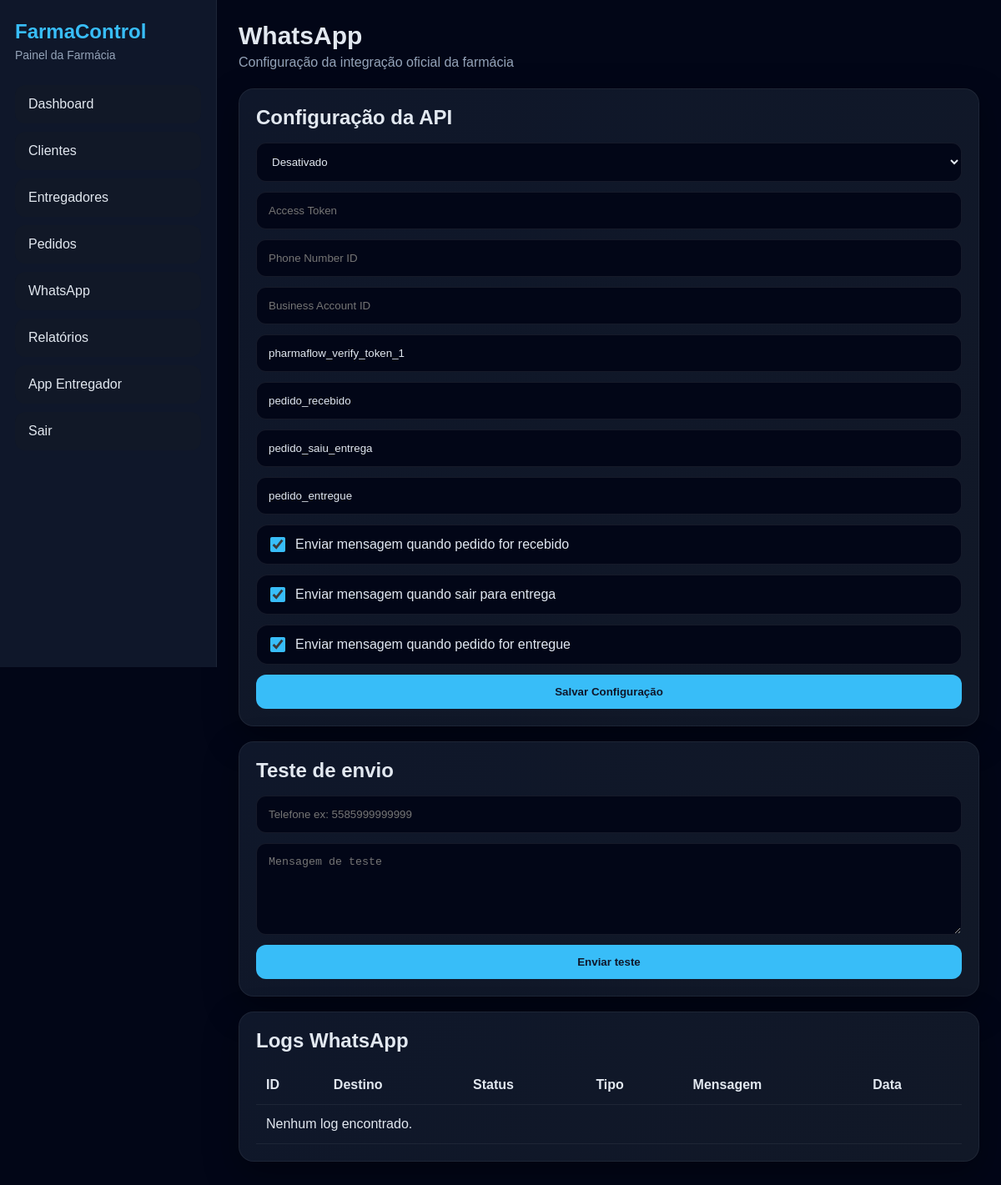
Screenshot of /whatsapp/config (signed in) with the database file from the repository.
### models.py (models this page shows)
class WhatsAppConfig(db.Model):
    __tablename__ = "whatsapp_config"
    id = db.Column(db.Integer, primary_key=True)
    farmacia_id = db.Column(db.Integer, db.ForeignKey("farmacias.id"), nullable=False, unique=True)
    ativo = db.Column(db.Boolean, default=False)
    access_token = db.Column(db.Text, nullable=True)
    phone_number_id = db.Column(db.String(100), nullable=True)
    business_account_id = db.Column(db.String(100), nullable=True)
    verify_token = db.Column(db.String(150), nullable=True)
    nome_template_pedido_recebido = db.Column(db.String(100), nullable=True)
    nome_template_saiu_entrega = db.Column(db.String(100), nullable=True)
    nome_template_pedido_entregue = db.Column(db.String(100), nullable=True)
    enviar_pedido_recebido = db.Column(db.Boolean, default=True)
    enviar_saiu_entrega = db.Column(db.Boolean, default=True)
    enviar_pedido_entregue = db.Column(db.Boolean, default=True)
    criado_em = db.Column(db.DateTime, default=agora_brasil)
    atualizado_em = db.Column(db.DateTime, default=agora_brasil, onupdate=agora_brasil)

### app.py (the view, shortened to what this page needs)
    @app.route("/whatsapp/config", methods=["GET", "POST"])
    @login_required
    def whatsapp_config():
        if current_user.is_master:
            flash("Área disponível apenas para usuários de farmácia.", "warning")
            return redirect(url_for("dashboard"))
        farmacia_id = farmacia_ativa_id()
        if not farmacia_id:
            flash("Nenhuma farmácia ativa selecionada.", "warning")
            return redirect(url_for("dashboard"))
        garantir_whatsapp_config(farmacia_id)
        cfg = obter_config_whatsapp(farmacia_id)
        logs = WhatsAppLog.query.filter_by(
            farmacia_id=farmacia_id
        ).order_by(WhatsAppLog.id.desc()).limit(20).all()
        return render_template(
            "whatsapp_config.html",
            cfg=cfg,
            logs=logs
        )

### app.py (called while the page is built, shortened)
def garantir_whatsapp_config(farmacia_id):
    cfg = WhatsAppConfig.query.filter_by(farmacia_id=farmacia_id).first()

def farmacias_ids_do_usuario():
    if not current_user.is_authenticated:
        return []
    if current_user.is_master:
        return [
            f.id for f in Farmacia.query.filter_by(ativo=True, status="ativa").all()
        ]
    ids = list(current_user.farmacias_ids or [])
    if not ids and current_user.farmacia_id:
        ids = [current_user.farmacia_id]
    if not ids:
        return []
    farmacias_validas = Farmacia.query.filter(
        Farmacia.id.in_(ids),
        Farmacia.ativo.is_(True),
        Farmacia.status == "ativa"
    ).all()
    return [f.id for f in farmacias_validas]

def farmacia_ativa_id():
    if not current_user.is_authenticated or current_user.is_master:
        return None
    ids = farmacias_ids_do_usuario()
    if not ids:
        return None
    farmacia_id_sessao = session.get("farmacia_ativa_id")
    if farmacia_id_sessao in ids:
        return farmacia_id_sessao
    session["farmacia_ativa_id"] = ids[0]
    return ids[0]

def obter_config_whatsapp(farmacia_id):
    if not farmacia_id:
        return None
    return WhatsAppConfig.query.filter_by(farmacia_id=farmacia_id).first()

### models.py (called while the page is built)
@login_manager.user_loader
def load_user(user_id):
    return db.session.get(User, int(user_id))

    @property
    def is_master(self):
        return self.perfil == "master"

    @property
    def farmacias_ids(self):
        ids = [
            vinculo.farmacia_id
            for vinculo in self.vinculos_farmacias
            if vinculo.ativo
        ]
        if not ids and self.farmacia_id:
            ids = [self.farmacia_id]
        return ids

### templates/whatsapp_config.html (shortened to what this page needs)
{% extends "base.html" %}
{% block content %}
<div class="page-head">
  <div>
    <h1>WhatsApp</h1>
    <p class="muted">Configuração da integração oficial da farmácia</p>
  </div>
</div>
<div class="panel">
  <h2>Configuração da API</h2>
  <form method="post" class="form-grid">
    <select name="ativo">
      <option value="" {% if not cfg.ativo %}selected{% endif %}>Desativado</option>
    </select>
    <input type="text" name="access_token" placeholder="Access Token" value="{{ cfg.access_token or '' }}">
    <input type="text" name="phone_number_id" placeholder="Phone Number ID" value="{{ cfg.phone_number_id or '' }}">
    <input type="text" name="business_account_id" placeholder="Business Account ID" value="{{ cfg.business_account_id or '' }}">
    <input type="text" name="verify_token" placeholder="Verify Token" value="{{ cfg.verify_token or '' }}">
    <input type="text" name="nome_template_pedido_recebido" placeholder="Template pedido recebido" value="{{ cfg.nome_template_pedido_recebido or '' }}">
    <input type="text" name="nome_template_saiu_entrega" placeholder="Template saiu para entrega" value="{{ cfg.nome_template_saiu_entrega or '' }}">
    <input type="text" name="nome_template_pedido_entregue" placeholder="Template pedido entregue" value="{{ cfg.nome_template_pedido_entregue or '' }}">
    <label class="check-line">
      <input type="checkbox" name="enviar_pedido_recebido" {% if cfg.enviar_pedido_recebido %}checked{% endif %}>
      <span>Enviar mensagem quando pedido for recebido</span>
    </label>
    <label class="check-line">
      <input type="checkbox" name="enviar_saiu_entrega" {% if cfg.enviar_saiu_entrega %}checked{% endif %}>
      <span>Enviar mensagem quando sair para entrega</span>
    </label>
    <label class="check-line">
      <input type="checkbox" name="enviar_pedido_entregue" {% if cfg.enviar_pedido_entregue %}checked{% endif %}>
      <span>Enviar mensagem quando pedido for entregue</span>
    </label>
    <button type="submit" class="btn btn-primary">Salvar Configuração</button>
  </form>
</div>
<div class="panel">
  <h2>Teste de envio</h2>
  <form method="post" action="{{ url_for('whatsapp_teste') }}" class="form-grid">
    <input type="text" name="numero" placeholder="Telefone ex: 5585999999999" required>
    <textarea name="mensagem" placeholder="Mensagem de teste" required></textarea>
    <button class="btn btn-primary" type="submit">Enviar teste</button>
  </form>
</div>
<div class="panel">
  <h2>Logs WhatsApp</h2>
  <div class="table-wrap">
    <table>
      <thead>
        <tr>
          <th>ID</th>
          <th>Destino</th>
          <th>Status</th>
          <th>Tipo</th>
          <th>Mensagem</th>
          <th>Data</th>
        </tr>
      </thead>
      <tbody>
        {% for log in logs %}
        <tr>
          <td>{{ log.id }}</td>
          <td>{{ log.destino or "-" }}</td>
          <td>{{ log.status }}</td>
          <td>{{ log.tipo }}</td>
          <td>{{ log.mensagem or "-" }}</td>
          <td>{{ log.criado_em.strftime("%d/%m/%Y %H:%M:%S") if log.criado_em else "-" }}</td>
        </tr>
        {% else %}
        <tr>
          <td colspan="6">Nenhum log encontrado.</td>
        </tr>
        {% endfor %}
      </tbody>
    </table>
  </div>
</div>
{% endblock %}

### static/style.css (style rules this page uses)
* { margin: 0; padding: 0; box-sizing: border-box; }
body { background: #020617; color: #e2e8f0; font-family: Arial, sans-serif; }
.page-head { margin-bottom: 22px; }
.page-head h1 { font-size: 30px; margin-bottom: 6px; }
.muted { color: #94a3b8; }
.card, .panel, .mobile-card { background: linear-gradient(135deg, #0f172a, #111827); border: 1px solid rgba(255,255,255,0.06); border-radius: 18px; box-shadow: 0 15px 40px rgba(0,0,0,0.35); }
.panel { padding: 20px; margin-bottom: 18px; }
.panel h2 { margin-bottom: 16px; }
.form-grid { display: grid; gap: 12px; }
input, select, textarea { width: 100%; background: #020617; color: #e2e8f0; border: 1px solid rgba(255,255,255,0.08); border-radius: 12px; padding: 14px; outline: none; }
textarea { min-height: 110px; resize: vertical; }
.btn { border: none; padding: 13px 18px; border-radius: 12px; cursor: pointer; font-weight: bold; display: inline-block; text-align: center; }
.btn-primary { background: #38bdf8; color: #0f172a; }
.table-wrap { overflow-x: auto; }
table { width: 100%; border-collapse: collapse; }
table th, table td { text-align: left; padding: 14px 12px; border-bottom: 1px solid rgba(255,255,255,0.06); vertical-align: top; }
.check-line { display: flex; align-items: center; gap: 12px; background: #020617; border: 1px solid rgba(255,255,255,0.08); border-radius: 14px; padding: 14px 16px; }
.check-line input[type="checkbox"] { width: 18px; height: 18px; accent-color: #38bdf8; }
.check-line span { color: #e2e8f0; }

### rows the page displays
WhatsAppConfig: ativo "Desativado", verify_token "pharmaflow_verify_token_1", nome_template_pedido_recebido "pedido_recebido", nome_template_saiu_entrega "pedido_saiu_entrega", nome_template_pedido_entregue "pedido_entregue", enviar_pedido_recebido "☑", enviar_saiu_entrega "☑", enviar_pedido_entregue "☑"
